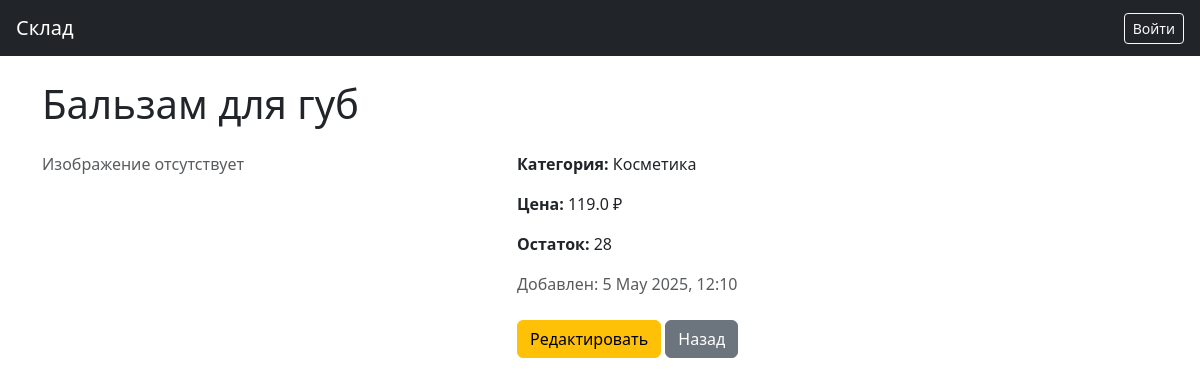
Screenshot of /product/37 with the database file from the repository.
### tables this page shows
CREATE TABLE Products (id INTEGER PRIMARY KEY ON CONFLICT ROLLBACK AUTOINCREMENT, name TEXT NOT NULL, description TEXT, price REAL NOT NULL, stock INTEGER DEFAULT (0), image TEXT, category_id INTEGER REFERENCES Categories (id), created_at TEXT NOT NULL, updated_at TEXT);

CREATE TABLE Categories (id INTEGER PRIMARY KEY ON CONFLICT ROLLBACK AUTOINCREMENT, name TEXT NOT NULL);

### app.py (the view)
@app.route('/product/<int:product_id>')
def view_product(product_id):
    db = get_db()
    product = db.execute("""
        SELECT Products.*, Categories.name AS category
        FROM Products
        LEFT JOIN Categories ON Products.category_id = Categories.id
        WHERE Products.id = ?
    """, (product_id,)).fetchone()
    if product is None:
        flash('Товар не найден.', 'warning')
        return redirect(url_for('index'))
    return render_template('view_product.html', product=product)

### app.py (called while the page is built)
def get_db():
    if 'db' not in g:
        g.db = sqlite3.connect(DATABASE)
        g.db.row_factory = sqlite3.Row
    return g.db

@app.template_filter('strptime')
def strptime_filter(s, fmt):
    return datetime.strptime(s, fmt)

### templates/view_product.html (shortened to what this page needs)
{% extends 'base.html' %}
{% block content %}
<h1 class="mb-4">{{ product.name }}</h1>
<div class="row">
    <div class="col-md-5">
        {% if product.image %}
            <img src="{{ url_for('static', filename='uploads/' ~ product.image) }}" class="img-fluid mb-3">
        {% else %}
            <div class="text-muted">Изображение отсутствует</div>
        {% endif %}
    </div>
    <div class="col-md-7">
        <p><strong>Категория:</strong> {{ product.category or '—' }}</p>
        <p><strong>Цена:</strong> {{ product.price }} ₽</p>
        <p><strong>Остаток:</strong> {{ product.stock }}</p>
        {% if product.created_at %}
            {% set created = product.created_at | replace('T', ' ') | strptime('%Y-%m-%d %H:%M:%S') %}
            <p class="text-muted">Добавлен: {{ created.strftime('%-d %B %Y, %H:%M') }}</p>
        {% endif %}
        <div class="mt-4">
            <a href="{{ url_for('edit_product', product_id=product.id) }}" class="btn btn-warning">Редактировать</a>
            <a href="{{ url_for('index') }}" class="btn btn-secondary">Назад</a>
        </div>
    </div>
</div>
{% endblock %}

### rows the page displays
Products: name "Бальзам для губ", price "119.0", stock "28"
Categories: name "Косметика"

### other values shown
{{ created.strftime('%-d %B %Y, %H:%M') }} "5 May 2025, 12:10"
